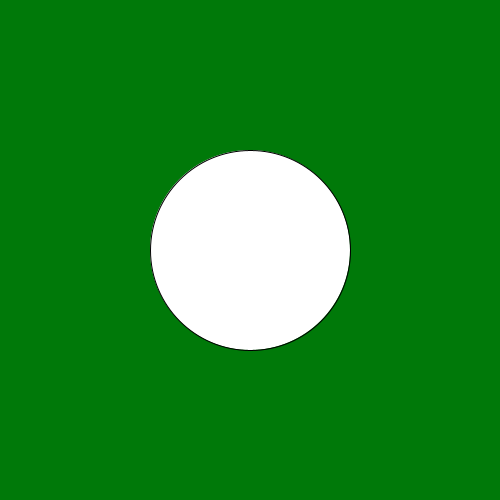
Frame 1 (no input)
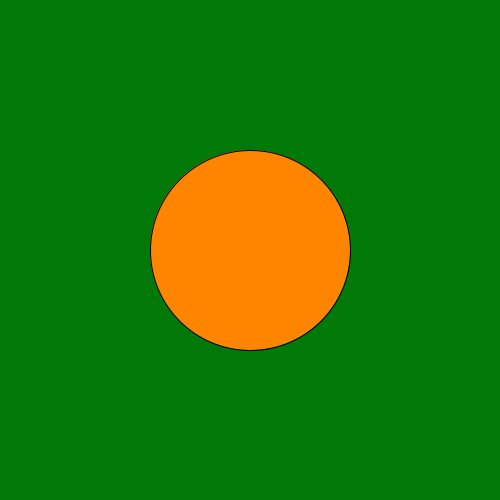
Frame 60 (the mouse pressed at the canvas centre just before this capture)
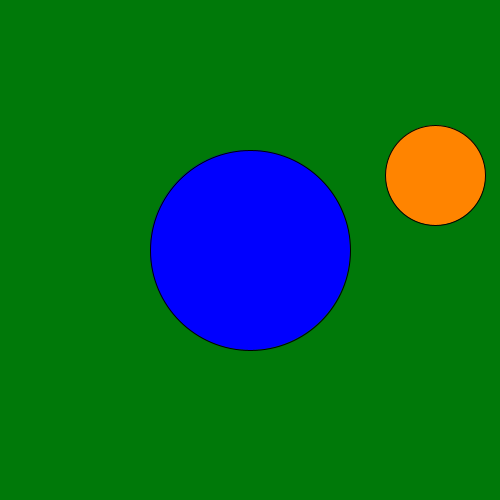
Frame 120 (the mouse held since frame 60 and released just before this capture)

The Processing sketch that drew these frames (run headless with seeded random() and noise(); from frame 60 on, the mouse is pressed at the canvas centre):

// Processing sketch: Sun_Earth
// ── Sun_Earth.pde
void setup()
{
  size(500, 500);
}

float _cx1 = 250;
float _cy1 = 250;
float _r1 = 100;
color _a = color(255, 132, 0);
color _b = color(0, 0, 255);
float _cx2 = 0;
float _cy2 = 0;
float _r2 = 50;
float _rotateR = 200;
float _th = 0;


void draw() 
{
  background(0, 121, 9);
  float dx = _cx1 - mouseX;
  float dy = _cy1 - mouseY;
  float d2 = dx * dx + dy * dy;
  
  if (d2 < _r1*_r1) 
  {
    circle(_cx1, _cy1, 2 * _r1);
    fill(_a);
    _cx2 = _rotateR * (cos(_th)) + 250;
    _cy2 = _rotateR * (sin(_th)) + 250;
    _th += 0.1;
    circle(_cx2,_cy2,_r2 * 2);
    fill(_b);
  } 
  else
  {
    circle(_cx1, _cy1, 2 * _r1);
    fill(_a);
  };
}
